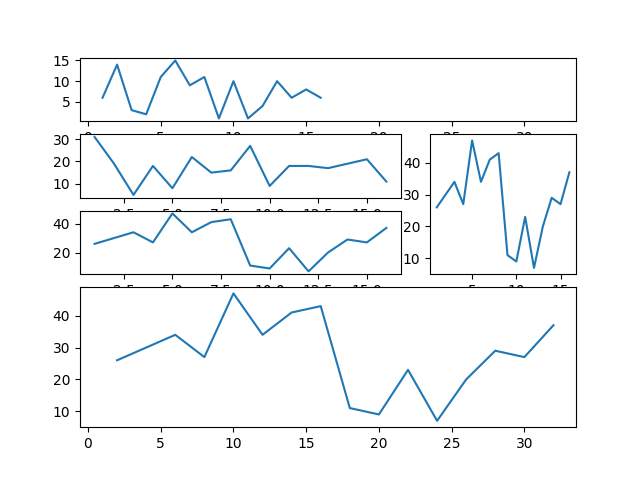

Write Python code to recreate this figure.
################################################################################################
#	name:	subplot-12.py
#	desc:	Subplot using matplotlib
#	date:	2018-12-24
#	Author:	conquistadorjd
################################################################################################
import matplotlib.pyplot as plt
import numpy as np

print('*** Program Started ***')

t= np.arange(1,17,1) 
t2= np.arange(1,49,1) 
y1= np.random.randint(1, 16,size=16)
y2= np.random.randint(1, 32,size=48)
y3= np.random.randint(1, 48,size=16)
y4= np.random.randint(1, 64,size=16)
y5= np.random.randint(1, 124,size=16)

ax1 = plt.subplot2grid((5,3), (0,0), colspan=3, rowspan=1)
plt.plot(t, y1)

ax2 = plt.subplot2grid((5,3), (1,0), colspan=2,rowspan=1)
plt.plot(t2, y2)

ax3 = plt.subplot2grid((5,3), (1, 2), colspan=2,rowspan=2,sharex=ax1)
plt.plot(t, y3)

ax4 = plt.subplot2grid((5,3), (2, 0), colspan=2,rowspan=1)
plt.plot(t, y4)

ax5 = plt.subplot2grid((5,3), (3, 0), colspan=3,rowspan=2,sharex=ax1)
plt.plot(t*2, y5)

# ax6 = plt.subplot2grid((5,3), (4, 0), colspan=3,rowspan=1,sharex=ax1)
# plt.plot(t, y3)

# Saving image
plt.savefig('subplot-12.png')

# In case you dont want to save image but just displya it
plt.show()

print('*** Program ended ***')